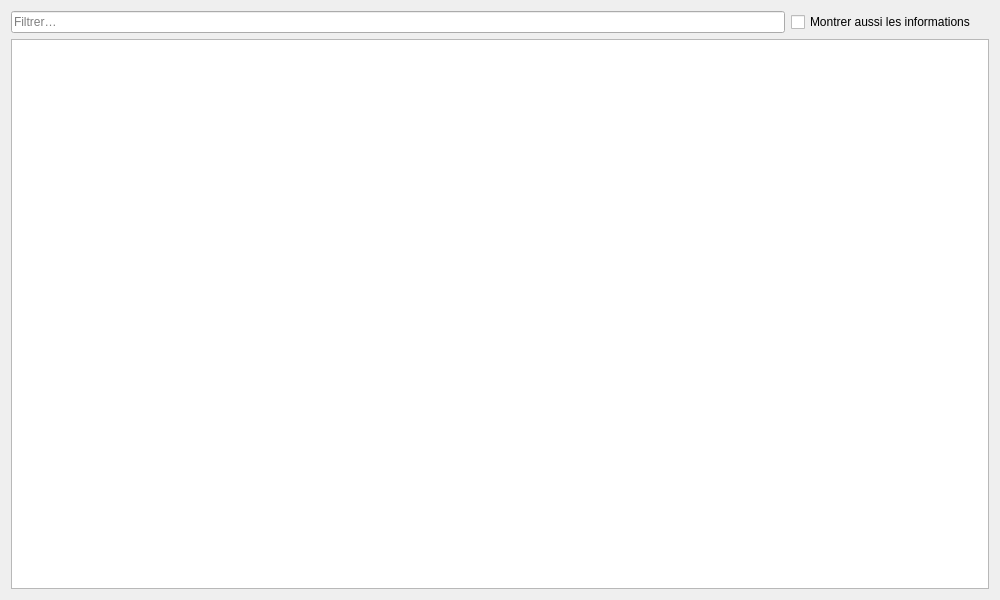
<?xml version="1.0" encoding="UTF-8"?>
<ui version="4.0">
 <class>EcranIncidents</class>
 <widget class="QWidget" name="EcranIncidents">
  <property name="geometry">
   <rect>
    <x>0</x>
    <y>0</y>
    <width>1000</width>
    <height>600</height>
   </rect>
  </property>
  <layout class="QVBoxLayout" name="disposition">
   <item>
    <layout class="QHBoxLayout" name="bandeau">
     <item>
      <widget class="QLineEdit" name="filtre">
       <property name="placeholderText">
        <string>Filtrer…</string>
       </property>
       <property name="clearButtonEnabled">
        <bool>true</bool>
       </property>
      </widget>
     </item>
     <item>
      <widget class="QCheckBox" name="informations">
       <property name="text">
        <string>Montrer aussi les informations</string>
       </property>
      </widget>
     </item>
     <item>
      <widget class="QLabel" name="compte"/>
     </item>
    </layout>
   </item>
   <item>
    <widget class="QTableView" name="table">
     <property name="editTriggers">
      <set>QAbstractItemView::EditTrigger::NoEditTriggers</set>
     </property>
     <property name="alternatingRowColors">
      <bool>true</bool>
     </property>
     <property name="selectionBehavior">
      <enum>QAbstractItemView::SelectionBehavior::SelectItems</enum>
     </property>
     <property name="toolTip">
      <string>Un double-clic sur le sonore, la banque ou l'événement d'une entrée ouvre sa fiche.</string>
     </property>
     <attribute name="verticalHeaderVisible">
      <bool>false</bool>
     </attribute>
     <attribute name="horizontalHeaderStretchLastSection">
      <bool>true</bool>
     </attribute>
    </widget>
   </item>
  </layout>
 </widget>
 <resources/>
 <connections/>
</ui>
